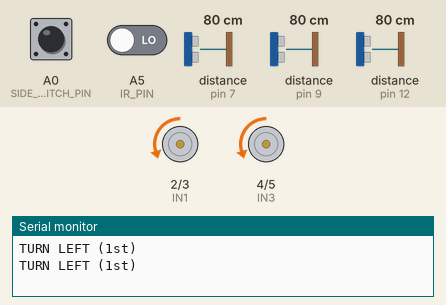
The sketch below on a simulated Arduino Uno, built with avr-gcc and run on an emulated ATmega328P. Parts: motor-driver pin pairs drawn as motors (green arrow = first pin HIGH = forward, orange = second pin HIGH = backward, longer = more drive, scaled by the enable pin), the last lines printed to the serial monitor. Wiring (inferred from the names in the program): 3 × ultrasonic range finder: trigger pin 6, echo pin 7 / trigger pin 8, echo pin 9 / trigger pin 13, echo pin 12. The inputs (shaded band) are chosen by the test bench; at power-on: distance to the obstacle (sensors on pin 7, pin 9, pin 12) 80 cm, A0 (SIDE_SWITCH_PIN) HIGH, A5 (IR_PIN) LOW. The echo pulse lasts 58.3 µs per cm.

Above: at 3.3 s.
3.4 s: distance to the obstacle (sensor on pin 7) set to 9 cm
At 3.78 s:
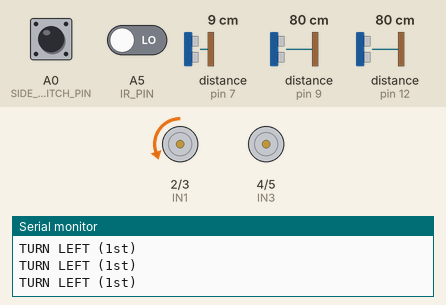
6.4 s: distance to the obstacle (sensor on pin 7) set to 6 cm
At 7.2 s:
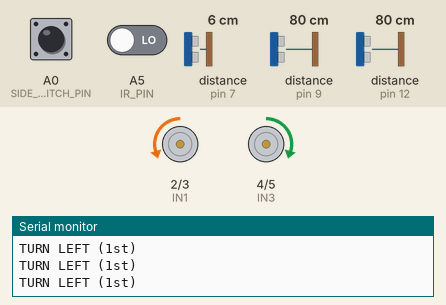
9.4 s: distance to the obstacle (sensor on pin 9) set to 2 cm
At 10.7 s:
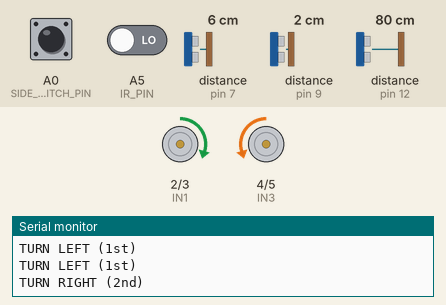
12.4 s: distance to the obstacle (sensor on pin 12) set to 2 cm
At 14.38 s:
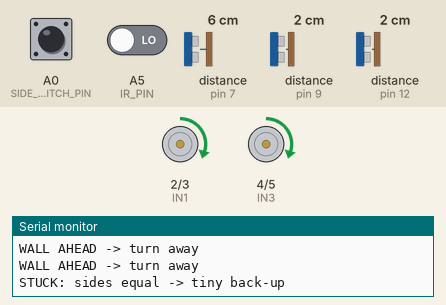
15.4 s: distance to the obstacle (sensor on pin 7) set to 35 cm
18.4 s: distance to the obstacle (sensor on pin 9) set to 5 cm
Timing chart, 0 to 22.4 s (numbered marks = the images above; inputs shaded):
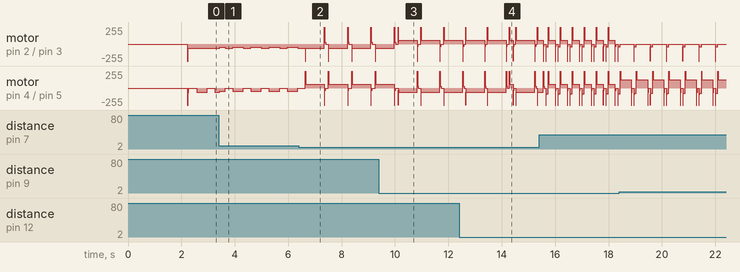

Measured:
- the behaviour switches between 8 and 7 cm on distance to the obstacle (sensor on pin 7) (found by bisection; images 1 and 2)
- by itself, motor on pin 2 (IN1) / pin 3 (IN2): repeats every 0.61 s: backward 255/255 0.02 s, backward 39/255 0.08 s, stopped 0.51 s

The sketch:

maze_runner.ino
```cpp
#define MODE 0

const uint8_t ENA = 11, IN1 = 2, IN2 = 3;
const uint8_t ENB = 10, IN3 = 4, IN4 = 5;
const uint8_t TRIG_F = 6,  ECHO_F = 7;
const uint8_t TRIG_L = 8,  ECHO_L = 9;
const uint8_t TRIG_R = 13, ECHO_R = 12;
const uint8_t IR_PIN = A5;
const uint8_t IR_BLACK = HIGH;

struct StartConfig {
  const char* name;
  bool followLeft;
};
const StartConfig STARTS[] = {
  { "Red A",  true  },
  { "Red B",  true  },
  { "Red C",  false },
  { "Blue A", false },
  { "Blue B", false },
  { "Blue C", true  },
};
const uint8_t START = 0;

#define USE_SIDE_SWITCH
const uint8_t SIDE_SWITCH_PIN = A0;

const float SIDE_ANGLE_DEG = 90;

int SPEED_PCT = 78;

int BASE_PWM  = 78;
int SLOW_PWM  = 60;
int TURN_PWM  = 78;
int MIN_PWM   = 50;

#define LOW_FREQ_PWM

const int KICK_BELOW = 140;
const int KICK_MS    = 15;
int LEFT_TRIM = 0;
int RIGHT_TRIM = 0;

float SIDE_CENTRE_CM = 8.0;
float WALL_CM        = 13.0;
float OPEN_CM        = 14.0;
float FRONT_CENTRE_CM = 7.0;
float FRONT_OPEN_CM  = 16.0;
float FRONT_SLOW_CM  = 18.0;
float MAX_CM         = 80.0;

#define AUTO_CALIBRATE

float KP = 8.0;
float KD = 10.0;
int   MAX_CORR = 40;
float MAX_ERR_CM = 4.0;

float DANGER_SIDE_CM = 1.5;
int   GUARD_FAST = 60;
int   GUARD_SLOW = 0;

int GAP_FWD_MS  = 180;
int EXIT_FWD_MS = 300;
int TURN90_MS   = 200;

#define ARC_TURNS
int ARC_OUTER_PWM = 80;
int ARC_INNER_PWM = 0;
int ARC90_MS      = 200;
int ARC_GAP_MS    = 60;

int ARC_MIN_PCT  = 95;
int ARC_MAX_PCT  = 130;

int PIVOT_MIN_MS   = 140;
int PIVOT_EXTRA_MS = 30;
int PIVOT_MAX_MS   = 700;
int TURN180_MS  = 600;
int PARK_FWD_MS = 1000;
int START_DELAY_MS = 2000;

const unsigned long ECHO_TIMEOUT_US = 6000;
const uint8_t PING_GAP_MS = 2;
const float   TOO_CLOSE_CM = 2.5;
const uint8_t NO_ECHO_CONFIRM = 4;
const float   NEAR_HOLD_CM = 12.0;

const float   STILL_CM       = 0.8;
const uint8_t STUCK_COUNT    = 5;
const int     UNJAM_PWM      = 160;
const int     UNJAM_MS       = 200;
const float   UNJAM_DIFF_CM  = 1.0;
const int     BACKUP_MS      = 120;
const int     STUCK_AGAIN_MS = 2000;
const uint8_t OPEN_CONFIRM = 1;

float dF = MAX_CM, dL = MAX_CM, dR = MAX_CM;
float rawL = MAX_CM, rawR = MAX_CM;
float lastErr = 0;
float sideFactor;
const StartConfig* cfg;
bool followLeft;
bool finished = false;
bool stopped = false;
bool sawWhite = false;
uint8_t blackCount = 0;
uint8_t missF = 0, missL = 0, missR = 0;
uint8_t openL = 0, openR = 0;
unsigned long stuckSince = 0, lastShake = 0;
uint8_t stillCount = 0;
float stuckRef = -100;

void checkSerialStop() {
  while (Serial.available()) {
    char c = Serial.read();
    if (c == 'x' || c == 'X') stopped = true;
  }
}

void writeMotors(int left, int right);
int lastLeft = 0, lastRight = 0;

void waitMs(unsigned long ms);

void setMotors(int left, int right) {
  if (stopped) { left = 0; right = 0; }
  left  = (int)((long)left  * SPEED_PCT / 100);
  right = (int)((long)right * SPEED_PCT / 100);

  bool wasStill = (lastLeft == 0 && lastRight == 0);
  bool kickL = left  != 0 && abs(left)  < KICK_BELOW && (wasStill || (lastLeft  != 0 && (lastLeft  > 0) != (left  > 0)));
  bool kickR = right != 0 && abs(right) < KICK_BELOW && (wasStill || (lastRight != 0 && (lastRight > 0) != (right > 0)));
  lastLeft = left; lastRight = right;
  if (kickL || kickR) {
    int kl = kickL ? (left  > 0 ? 255 : -255) : left;
    int kr = kickR ? (right > 0 ? 255 : -255) : right;
    writeMotors(kl, kr);
    waitMs(KICK_MS);
  }
  writeMotors(left, right);
}

void writeMotors(int left, int right) {
  if (left  > 0) left  += LEFT_TRIM;  else if (left  < 0) left  -= LEFT_TRIM;
  if (right > 0) right += RIGHT_TRIM; else if (right < 0) right -= RIGHT_TRIM;
  left = constrain(left, -255, 255);
  right = constrain(right, -255, 255);

  digitalWrite(IN1, right >= 0 ? LOW : HIGH);
  digitalWrite(IN2, right >= 0 ? HIGH : LOW);
  analogWrite(ENA, abs(right));
  digitalWrite(IN3, left >= 0 ? LOW : HIGH);
  digitalWrite(IN4, left >= 0 ? HIGH : LOW);
  analogWrite(ENB, abs(left));
}

void stopMotors() { setMotors(0, 0); }

void brake(int l, int r) {
  setMotors(-l / 2, -r / 2);
  waitMs(30);
  stopMotors();
  waitMs(40);
}

bool stripeSeen = false;
void pollIR() {
  if (digitalRead(IR_PIN) == IR_BLACK) {
    if (blackCount < 255) blackCount++;
    if (sawWhite && blackCount >= 2) stripeSeen = true;
  } else {
    blackCount = 0;
    sawWhite = true;
  }
}
bool stripeHit() { return stripeSeen; }

void waitMs(unsigned long ms) {
  unsigned long t0 = millis();
  while (millis() - t0 < ms) { pollIR(); delayMicroseconds(500); }
}

float readCm(uint8_t trig, uint8_t echo) {
  digitalWrite(trig, LOW);  delayMicroseconds(2);
  digitalWrite(trig, HIGH); delayMicroseconds(10);
  digitalWrite(trig, LOW);
  unsigned long t = pulseIn(echo, HIGH, ECHO_TIMEOUT_US);
  if (t == 0) return -1;
  float cm = t / 58.0;
  if (cm < TOO_CLOSE_CM) cm = TOO_CLOSE_CM;
  return cm;
}

float acceptReading(float oldV, float newV, uint8_t &misses) {
  if (newV < 0) {
    if (misses < 255) misses++;

    if (oldV < NEAR_HOLD_CM) return oldV;
    return (misses >= NO_ECHO_CONFIRM) ? MAX_CM : oldV;
  }
  misses = 0;
  return newV;
}

float smooth(float oldV, float newV) {
  return (fabs(newV - oldV) > 8) ? newV : 0.6 * newV + 0.4 * oldV;
}

uint8_t countOpen(uint8_t count, float raw) {
  if (raw < 0) return count;
  if (raw * sideFactor > OPEN_CM) return count < 255 ? count + 1 : 255;
  return 0;
}
bool sideOpenL() { return openL >= OPEN_CONFIRM; }
bool sideOpenR() { return openR >= OPEN_CONFIRM; }

void readAll() {
  pollIR(); float f = readCm(TRIG_F, ECHO_F); delay(PING_GAP_MS);
  pollIR(); float l = readCm(TRIG_L, ECHO_L); delay(PING_GAP_MS);
  pollIR(); float r = readCm(TRIG_R, ECHO_R); delay(PING_GAP_MS);
  pollIR();
  rawL = l; rawR = r;
  f = acceptReading(dF, f, missF);
  l = acceptReading(dL / sideFactor, l, missL);
  r = acceptReading(dR / sideFactor, r, missR);
  dF = smooth(dF, f);
  dL = smooth(dL, l * sideFactor);
  dR = smooth(dR, r * sideFactor);

  openL = countOpen(openL, rawL);
  openR = countOpen(openR, rawR);
  checkSerialStop();
}

bool wallGuard() {
  if (dL < DANGER_SIDE_CM && dL <= dR) {
    setMotors(GUARD_FAST, GUARD_SLOW); lastErr = 0; return true;
  }
  if (dR < DANGER_SIDE_CM) {
    setMotors(GUARD_SLOW, GUARD_FAST); lastErr = 0; return true;
  }
  return false;
}

void steer(int base) {
  if (wallGuard()) return;

  float fw = followLeft ? dL : dR;
  float ow = followLeft ? dR : dL;
  float err;
  if (fw < WALL_CM)      err = fw - SIDE_CENTRE_CM;
  else if (ow < WALL_CM) err = SIDE_CENTRE_CM - ow;
  else                   err = 0;
  if (!followLeft) err = -err;
  err = constrain(err, -MAX_ERR_CM, MAX_ERR_CM);
  float corr = KP * err + KD * (err - lastErr);
  lastErr = err;
  corr = constrain(corr, -MAX_CORR, MAX_CORR);
  setMotors(constrain((int)(base - corr), MIN_PWM, 255),
            constrain((int)(base + corr), MIN_PWM, 255));
}

void park();

void driveForward(int ms, bool brakeAtEnd) {
  unsigned long t0 = millis();
  while (millis() - t0 < (unsigned long)ms && !stopped) {
    readAll();
    if (stripeHit()) { park(); return; }
    if (dF < FRONT_CENTRE_CM) break;
    steer(dF < FRONT_SLOW_CM ? SLOW_PWM : BASE_PWM);
  }
  if (brakeAtEnd) brake(BASE_PWM, BASE_PWM);
}

void pivot(int dir, int ms) {
  openL = openR = 0;
  setMotors(-dir * TURN_PWM, dir * TURN_PWM);
  waitMs(ms);
  brake(-dir * TURN_PWM, dir * TURN_PWM);
  lastErr = 0;
}

void arcTurn(int dir) {
  openL = openR = 0;
  int outer = ARC_OUTER_PWM, inner = ARC_INNER_PWM;
  if (dir > 0) setMotors(inner, outer);
  else         setMotors(outer, inner);
  waitMs(ARC90_MS);
  lastErr = 0;
}

void arcUntilWall(int dir) {
  openL = openR = 0;
  if (dir > 0) setMotors(ARC_INNER_PWM, ARC_OUTER_PWM);
  else         setMotors(ARC_OUTER_PWM, ARC_INNER_PWM);
  unsigned long t0 = millis();
  unsigned long arcMin = (unsigned long)ARC90_MS * ARC_MIN_PCT / 100;
  unsigned long arcMax = (unsigned long)ARC90_MS * ARC_MAX_PCT / 100;
  uint8_t seen = 0;
  while (!stopped) {
    unsigned long el = millis() - t0;
    if (el > arcMax) break;
    readAll();
    if (stripeHit()) { park(); return; }
    float fw = (dir > 0) ? dL : dR;
    if (el >= arcMin) {

      if (dF < FRONT_CENTRE_CM) break;
      if (dL < DANGER_SIDE_CM || dR < DANGER_SIDE_CM) break;

      if (fw < OPEN_CM) { if (++seen >= 2) break; }
      else seen = 0;
    }
  }
  lastErr = 0;
}

void pivotUntilClear(int dir) {
  openL = openR = 0;
  setMotors(-dir * TURN_PWM, dir * TURN_PWM);
  unsigned long t0 = millis();
  uint8_t clear = 0;
  while (!stopped) {
    unsigned long el = millis() - t0;
    if (el > (unsigned long)PIVOT_MAX_MS) break;
    readAll();
    if (el >= (unsigned long)PIVOT_MIN_MS) {
      if (dF > FRONT_OPEN_CM) { if (++clear >= 3) { waitMs(PIVOT_EXTRA_MS); break; } }
      else clear = 0;
    }
  }
  brake(-dir * TURN_PWM, dir * TURN_PWM);
  lastErr = 0;
}

void park() {
  Serial.println(F("STRIPE -> parking"));
  setMotors(SLOW_PWM, SLOW_PWM);
  unsigned long t0 = millis();
  while (digitalRead(IR_PIN) == IR_BLACK && millis() - t0 < 1500) {}
  setMotors(SLOW_PWM, SLOW_PWM);
  delay(PARK_FWD_MS);
  brake(SLOW_PWM, SLOW_PWM);
  stopMotors();
  finished = true;
}

int followDir() { return followLeft ? +1 : -1; }

float sensorAverage() {
  float sum = 0; uint8_t n = 0;
  if (dF < MAX_CM - 1) { sum += dF; n++; }
  if (dL < MAX_CM - 1) { sum += dL; n++; }
  if (dR < MAX_CM - 1) { sum += dR; n++; }
  return n ? sum / n : -1;
}

void shakeLoose() {
  bool again = lastShake != 0 && (millis() - lastShake) < (unsigned long)STUCK_AGAIN_MS;
  int ms = again ? UNJAM_MS * 2 : UNJAM_MS;
  for (uint8_t i = 0; i < 3; i++) readAll();
  if (dL + UNJAM_DIFF_CM < dR) {
    Serial.println(F("STUCK: left closer -> reverse RIGHT wheel"));
    setMotors(0, -UNJAM_PWM);
    waitMs(ms);
    brake(0, -UNJAM_PWM);
  } else if (dR + UNJAM_DIFF_CM < dL) {
    Serial.println(F("STUCK: right closer -> reverse LEFT wheel"));
    setMotors(-UNJAM_PWM, 0);
    waitMs(ms);
    brake(-UNJAM_PWM, 0);
  } else {
    Serial.println(F("STUCK: sides equal -> tiny back-up"));
    setMotors(-BASE_PWM, -BASE_PWM);
    waitMs(again ? BACKUP_MS * 2 : BACKUP_MS);
    brake(-BASE_PWM, -BASE_PWM);
  }
  openL = openR = 0;
  lastErr = 0;
  lastShake = millis();
  stuckSince = millis(); stuckRef = -100;
}

bool checkStuck() {
  float avg = sensorAverage();
  if (avg < 0) { stillCount = 0; stuckRef = -100; return false; }
  if (fabs(avg - stuckRef) > STILL_CM) {
    stuckRef = avg; stillCount = 0; return false;
  }
  if (++stillCount >= STUCK_COUNT) {
    shakeLoose();
    stillCount = 0;
    stuckRef = -100;
    return true;
  }
  return false;
}

void turnInto(int dir) {
#ifdef ARC_TURNS
  if (dF < FRONT_CENTRE_CM) {

    stopMotors();
    pivotUntilClear(dir);
  } else {
    arcUntilWall(dir);
  }
#else
  stopMotors();
  pivotUntilClear(dir);
#endif
  if (finished || stopped) return;

  driveForward(EXIT_FWD_MS, false);
}

void runMaze() {
  if (finished || stopped) { stopMotors(); return; }
  readAll();
  if (stripeHit()) { park(); return; }
  if (checkStuck()) return;

  bool fwOpen = followLeft ? sideOpenL() : sideOpenR();
  bool owOpen = followLeft ? sideOpenR() : sideOpenL();

  if (fwOpen || owOpen) {

    driveForward(ARC_GAP_MS, false);
    if (finished || stopped) return;
    readAll();
    fwOpen = followLeft ? sideOpenL() : sideOpenR();
    owOpen = followLeft ? sideOpenR() : sideOpenL();
    if (fwOpen) {
      Serial.println(followLeft ? F("TURN LEFT (1st)") : F("TURN RIGHT (1st)"));
      turnInto(followDir());
    } else if (owOpen) {
      Serial.println(followLeft ? F("TURN RIGHT (2nd)") : F("TURN LEFT (2nd)"));
      turnInto(-followDir());
    }
  }
  else if (dF < FRONT_CENTRE_CM) {

    stopMotors();
    Serial.println(F("WALL AHEAD -> turn away"));
    pivotUntilClear(-followDir());
  }
  else {

    steer(dF < FRONT_SLOW_CM ? SLOW_PWM : BASE_PWM);
  }
}

void setup() {
  Serial.begin(115200);
  pinMode(IN1, OUTPUT); pinMode(IN2, OUTPUT); pinMode(ENA, OUTPUT);
  pinMode(IN3, OUTPUT); pinMode(IN4, OUTPUT); pinMode(ENB, OUTPUT);
#ifdef LOW_FREQ_PWM

  TCCR1B = (TCCR1B & 0b11111000) | 0x04;
  TCCR2B = (TCCR2B & 0b11111000) | 0x06;
#endif
  stopMotors();
  pinMode(TRIG_F, OUTPUT); pinMode(ECHO_F, INPUT);
  pinMode(TRIG_L, OUTPUT); pinMode(ECHO_L, INPUT);
  pinMode(TRIG_R, OUTPUT); pinMode(ECHO_R, INPUT);
  pinMode(IR_PIN, INPUT);

  sideFactor = sin(SIDE_ANGLE_DEG * PI / 180.0);
  cfg = &STARTS[START];
  followLeft = cfg->followLeft;
#ifdef USE_SIDE_SWITCH
  pinMode(SIDE_SWITCH_PIN, INPUT_PULLUP);
  delay(5);
  followLeft = (digitalRead(SIDE_SWITCH_PIN) == HIGH);
  Serial.print(F("Switch -> "));
#else
  Serial.print(F("Start: ")); Serial.print(cfg->name); Serial.print(F(" -> "));
#endif
  Serial.print(F("following ")); Serial.println(followLeft ? F("LEFT wall") : F("RIGHT wall"));
  delay(START_DELAY_MS);
  for (uint8_t i = 0; i < 8; i++) readAll();
#ifdef AUTO_CALIBRATE
  {
    float fw = followLeft ? dL : dR;
    if (fw > 1.0 && fw < 15.0) {
      SIDE_CENTRE_CM = fw;
      WALL_CM = fw + 6.0;
      OPEN_CM = fw + 10.0;
      DANGER_SIDE_CM = fw * 0.6;
      Serial.print(F("Auto-cal: centre=")); Serial.print(SIDE_CENTRE_CM, 1);
      Serial.print(F(" wall<")); Serial.print(WALL_CM, 1);
      Serial.print(F(" open>")); Serial.print(OPEN_CM, 1);
      Serial.print(F(" danger<")); Serial.println(DANGER_SIDE_CM, 1);
    } else {
      Serial.println(F("Auto-cal skipped: no wall on the followed side, using defaults"));
    }
  }
#endif
}

void loop() {
#if MODE == 0
  runMaze();

#elif MODE == 1
  readAll();
  Serial.print(F("F ")); Serial.print(dF, 1);
  Serial.print(F("\tL raw ")); Serial.print(rawL, 1);
  Serial.print(F(" side ")); Serial.print(dL, 1);
  Serial.print(F("\tR raw ")); Serial.print(rawR, 1);
  Serial.print(F(" side ")); Serial.print(dR, 1);
  Serial.print(F("\tIR ")); Serial.print(digitalRead(IR_PIN));
#ifdef USE_SIDE_SWITCH
  Serial.print(F("\tSW ")); Serial.print(digitalRead(SIDE_SWITCH_PIN) == HIGH ? F("LEFT") : F("RIGHT"));
#endif
  Serial.print(F("\t[")); Serial.print(sideOpenL() ? 'L' : '-');
  Serial.print(dF > FRONT_OPEN_CM ? 'S' : '-');
  Serial.print(sideOpenR() ? 'R' : '-'); Serial.println(']');
  delay(120);

#elif MODE == 2
  Serial.println(F("LEFT wheel forward"));  setMotors(BASE_PWM, 0); delay(1000); stopMotors(); delay(700);
  Serial.println(F("RIGHT wheel forward")); setMotors(0, BASE_PWM); delay(1000); stopMotors(); delay(700);
  Serial.println(F("BOTH forward"));        setMotors(BASE_PWM, BASE_PWM); delay(1000); stopMotors(); delay(2500);

#elif MODE == 3
  Serial.println(F("LEFT 90"));  pivot(+1, TURN90_MS);  delay(1500);
  Serial.println(F("RIGHT 90")); pivot(-1, TURN90_MS);  delay(1500);
  Serial.println(F("180"));      pivot(+1, TURN180_MS); delay(1500);
#ifdef ARC_TURNS
  Serial.println(F("ARC LEFT"));  arcTurn(+1); stopMotors(); delay(1500);
  Serial.println(F("ARC RIGHT")); arcTurn(-1); stopMotors(); delay(3000);
#endif

#elif MODE == 4

  if (!finished && !stopped) {
    readAll();
    if (dF < FRONT_CENTRE_CM) { brake(BASE_PWM, BASE_PWM); finished = true; }
    else steer(dF < FRONT_SLOW_CM ? SLOW_PWM : BASE_PWM);
  } else stopMotors();
#endif
}
```
